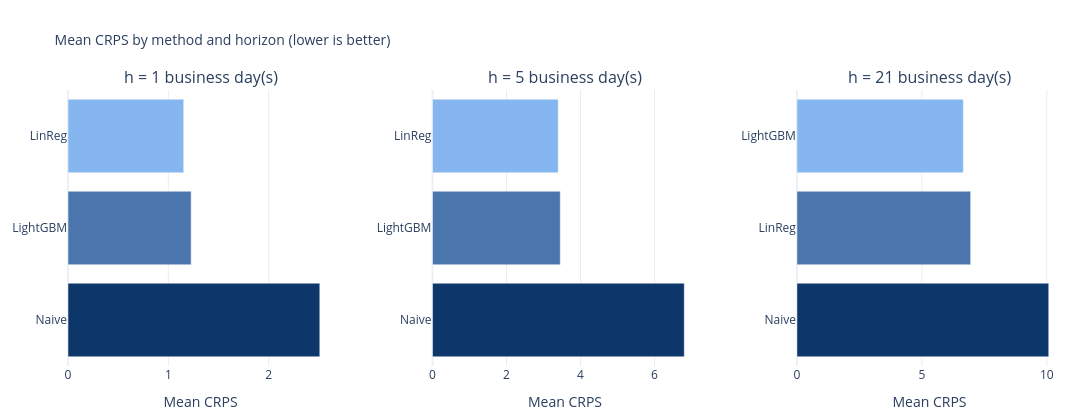

Notebook source saved alongside this figure:
### Code cell
plotly_display_multivariate_backtest_leaderboard(backtest_2025_results_df)

### Figure 1 — Plotly figure (JSON) as saved in the notebook; plotly's stock layout.template omitted (floating-point values rounded to 4 significant figures)
{"data": [{"hovertemplate": "%{y}<br>Mean CRPS: %{x:.5f}<extra></extra>", "marker": {"color": ["rgb(134, 182, 239)", "rgb(74, 118, 173)", "rgb(13, 54, 107)"]}, "orientation": "h", "showlegend": false, "type": "bar", "x": [1.153, 1.227, 2.51], "xaxis": "x", "y": ["LinReg", "LightGBM", "Naive"], "yaxis": "y"}, {"hovertemplate": "%{y}<br>Mean CRPS: %{x:.5f}<extra></extra>", "marker": {"color": ["rgb(134, 182, 239)", "rgb(74, 118, 173)", "rgb(13, 54, 107)"]}, "orientation": "h", "showlegend": false, "type": "bar", "x": [3.399, 3.453, 6.804], "xaxis": "x2", "y": ["LinReg", "LightGBM", "Naive"], "yaxis": "y2"}, {"hovertemplate": "%{y}<br>Mean CRPS: %{x:.5f}<extra></extra>", "marker": {"color": ["rgb(134, 182, 239)", "rgb(74, 118, 173)", "rgb(13, 54, 107)"]}, "orientation": "h", "showlegend": false, "type": "bar", "x": [6.662, 6.953, 10.08], "xaxis": "x3", "y": ["LightGBM", "LinReg", "Naive"], "yaxis": "y3"}], "layout": {"annotations": [{"font": {"size": 16}, "showarrow": false, "text": "h = 1 business day(s)", "x": 0.1333, "xanchor": "center", "xref": "paper", "y": 1, "yanchor": "bottom", "yref": "paper"}, {"font": {"size": 16}, "showarrow": false, "text": "h = 5 business day(s)", "x": 0.5, "xanchor": "center", "xref": "paper", "y": 1, "yanchor": "bottom", "yref": "paper"}, {"font": {"size": 16}, "showarrow": false, "text": "h = 21 business day(s)", "x": 0.8667, "xanchor": "center", "xref": "paper", "y": 1, "yanchor": "bottom", "yref": "paper"}], "height": 420, "margin": {"b": 50, "l": 60, "r": 30, "t": 90}, "title": {"font": {"size": 14}, "text": "Mean CRPS by method and horizon (lower is better)"}, "width": 1140, "xaxis": {"anchor": "y", "domain": [0, 0.2667], "gridcolor": "rgba(0, 0, 0, 0.08)", "showgrid": true, "title": {"text": "Mean CRPS"}}, "xaxis2": {"anchor": "y2", "domain": [0.3667, 0.6333], "gridcolor": "rgba(0, 0, 0, 0.08)", "showgrid": true, "title": {"text": "Mean CRPS"}}, "xaxis3": {"anchor": "y3", "domain": [0.7333, 1], "gridcolor": "rgba(0, 0, 0, 0.08)", "showgrid": true, "title": {"text": "Mean CRPS"}}, "yaxis": {"anchor": "x", "autorange": "reversed", "domain": [0, 1]}, "yaxis2": {"anchor": "x2", "autorange": "reversed", "domain": [0, 1]}, "yaxis3": {"anchor": "x3", "autorange": "reversed", "domain": [0, 1]}}}
